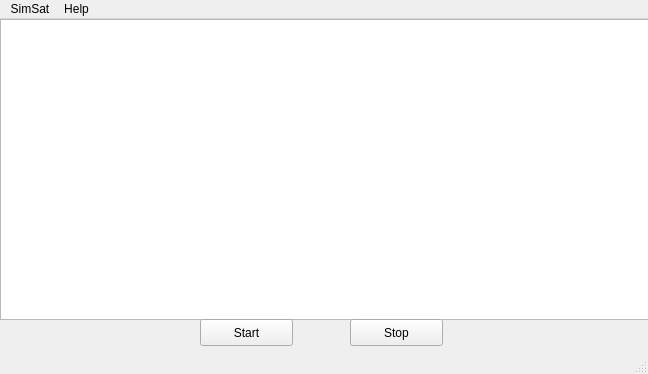
<?xml version="1.0" encoding="UTF-8"?>
<ui version="4.0">
 <class>MainWindow</class>
 <widget class="QMainWindow" name="MainWindow">
  <property name="geometry">
   <rect>
    <x>0</x>
    <y>0</y>
    <width>648</width>
    <height>374</height>
   </rect>
  </property>
  <property name="windowTitle">
   <string>SimSat</string>
  </property>
  <widget class="QWidget" name="centralwidget">
   <widget class="QTextEdit" name="txt_SimConsole">
    <property name="geometry">
     <rect>
      <x>0</x>
      <y>0</y>
      <width>651</width>
      <height>301</height>
     </rect>
    </property>
   </widget>
   <widget class="QPushButton" name="btn_Start">
    <property name="geometry">
     <rect>
      <x>200</x>
      <y>300</y>
      <width>93</width>
      <height>27</height>
     </rect>
    </property>
    <property name="text">
     <string>Start</string>
    </property>
   </widget>
   <widget class="QPushButton" name="btn_Stop">
    <property name="geometry">
     <rect>
      <x>350</x>
      <y>300</y>
      <width>93</width>
      <height>27</height>
     </rect>
    </property>
    <property name="text">
     <string>Stop</string>
    </property>
   </widget>
  </widget>
  <widget class="QMenuBar" name="menubar">
   <property name="geometry">
    <rect>
     <x>0</x>
     <y>0</y>
     <width>648</width>
     <height>23</height>
    </rect>
   </property>
   <widget class="QMenu" name="menuSimSat">
    <property name="title">
     <string>SimSat</string>
    </property>
    <addaction name="actionExit"/>
   </widget>
   <widget class="QMenu" name="menuHelp">
    <property name="title">
     <string>Help</string>
    </property>
    <addaction name="actionAbout_SimSat"/>
   </widget>
   <addaction name="menuSimSat"/>
   <addaction name="menuHelp"/>
  </widget>
  <widget class="QStatusBar" name="statusbar"/>
  <action name="actionExit">
   <property name="text">
    <string>Exit</string>
   </property>
  </action>
  <action name="actionAbout_SimSat">
   <property name="text">
    <string>About SimSat...</string>
   </property>
  </action>
 </widget>
 <resources/>
 <connections>
  <connection>
   <sender>actionExit</sender>
   <signal>triggered()</signal>
   <receiver>MainWindow</receiver>
   <slot>close()</slot>
   <hints>
    <hint type="sourcelabel">
     <x>-1</x>
     <y>-1</y>
    </hint>
    <hint type="destinationlabel">
     <x>324</x>
     <y>186</y>
    </hint>
   </hints>
  </connection>
 </connections>
</ui>
